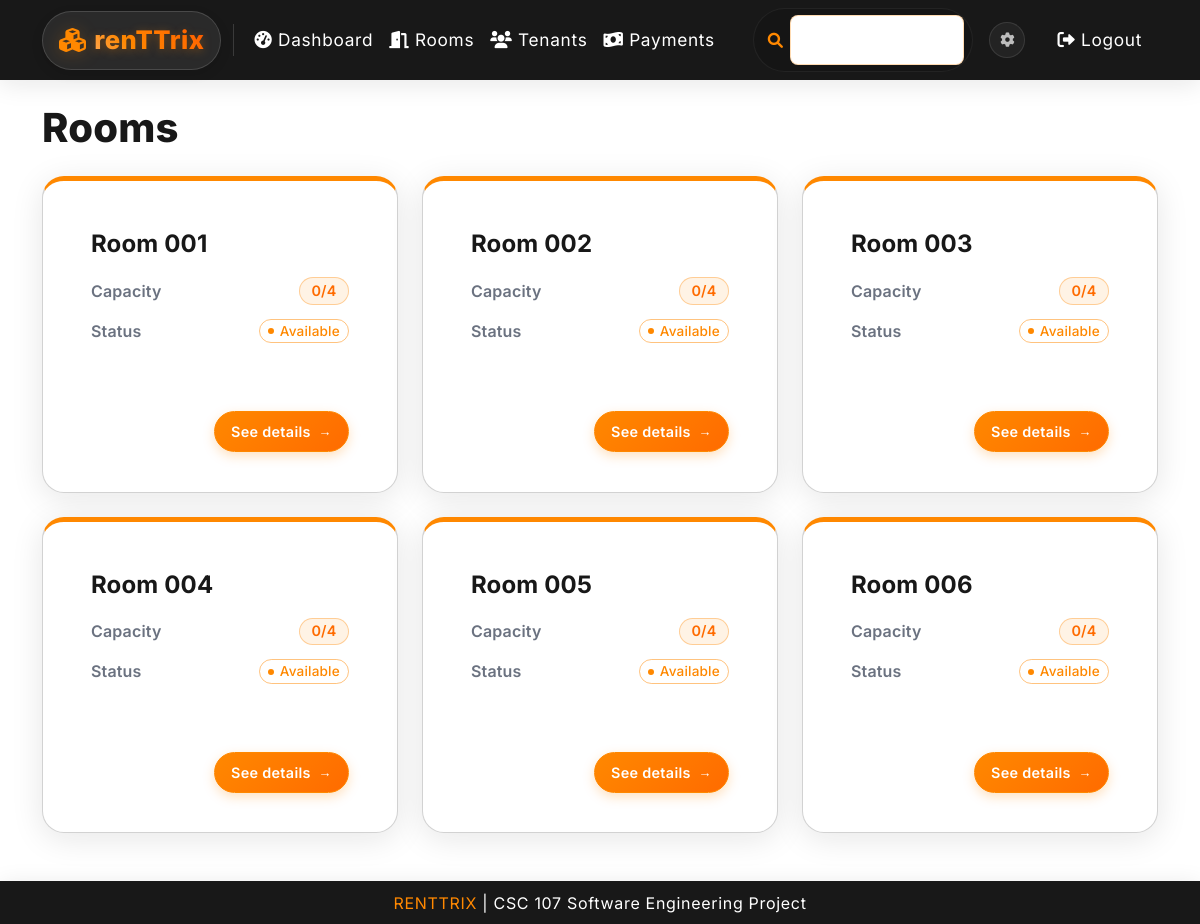
Page /tenant/rooms/ (signed in) on the committed database.
### core/models.py (models this page shows, shortened)
class Room(models.Model):
    room_number = models.CharField(max_length=10, unique=True)
    capacity = models.IntegerField(default=4)
    current_occupants = models.IntegerField(default=0)
    status = models.CharField(max_length=10, choices=[('vacant', 'Vacant'), ('full', 'Full')], default='vacant')
    created_at = models.DateTimeField(auto_now_add=True)
    updated_at = models.DateTimeField(auto_now=True)

### core/views.py (the view)
# urls.py: path('tenant/rooms/', views.tenant_room_list, name='tenant_room_list'),
@login_required
def tenant_room_list(request):
    rooms = Room.objects.all().order_by('room_number')
    return render(request, 'core/tenant_room_list.html', {
        'rooms': rooms,
    })

### templates/core/tenant_room_list.html (shortened to what this page needs)
{% extends 'base.html' %}
{% block content %}
<div class="row">
    <div class="col-12">
        <div class="d-flex justify-content-between align-items-center mb-4">
            <h1 class="mb-0">Rooms</h1>
        </div>
    </div>
</div>
<div class="row">
    {% for room in rooms %}
    <div class="col-md-4 mb-4">
        <div class="card h-100 position-relative room-card">
            <div class="card-body d-flex flex-column">
                <div class="mb-3">
                    <h4 class="card-title mb-0">Room {{ room.room_number }}</h4>
                </div>
                <div class="d-flex align-items-center justify-content-between mb-2">
                    <div class="text-muted fw-semibold fs-6">Capacity</div>
                    <span class="badge capacity-badge">{{ room.current_occupants }}/{{ room.capacity }}</span>
                </div>
                <div class="d-flex align-items-center justify-content-between mb-3">
                    <div class="text-muted fw-semibold fs-6">Status</div>
                    <span class="status-{% if room.current_occupants >= room.capacity %}full{% else %}vacant{% endif %}">
                        {% if room.current_occupants >= room.capacity %}Full{% else %}Available{% endif %}
                    </span>
                </div>
                <div class="mt-auto pt-2 d-flex justify-content-end align-items-center gap-3">
                    <a href="{% url 'tenant_room_detail' room.id %}"
                       class="btn-see-details">
                        See details
                    </a>
                </div>
            </div>
        </div>
    </div>
    {% empty %}
    <div class="col-12">
        <div class="alert alert-info">
            No rooms have been added yet.
        </div>
    </div>
    {% endfor %}
</div>
{% endblock %}

### static/css/style.css (style rules this page uses)
body { min-height: 100vh; display: flex; flex-direction: column; background: #fff; color: #181818; font-family: 'Inter', Arial, sans-serif; letter-spacing: 0.01em; line-height: 1.6; }
h1, h2, h3 { color: #181818; font-weight: 800; letter-spacing: 0.2px; line-height: 1.2; margin-bottom: 0.6rem; }
h4, h5, h6 { color: #181818; font-weight: 700; letter-spacing: 0.15px; line-height: 1.25; margin-bottom: 0.5rem; }
.text-muted { color: #6b7280 !important; }
.card, .modal-content { box-shadow: 0 6px 32px rgba(24,24,24,0.10); transition: all 0.3s ease; background: #fff; border-radius: 22px; border-top: 5px solid #ff8800 !important; margin-bottom: 2.5rem; padding: 1.5rem 1.5rem 1.2rem 1.5rem; }
.status-vacant, .status-full { display: inline-flex !important; align-items: center; gap: 6px; padding: 0.22em 0.6em !important; border-radius: 999px !important; font-weight: 500 !important; font-size: 0.85em !important; line-height: 1.2; background: transparent !important; }
.status-vacant { color: #ff8800 !important; border: 1px solid rgba(255, 136, 0, 0.5) !important; }
.status-vacant::before, .status-full::before { content: ''; width: 6px; height: 6px; border-radius: 50%; background: currentColor; display: inline-block; }
a, .link-orange { color: #ff8800; font-weight: 500; text-decoration: none; transition: color 0.2s; }
.badge { border-radius: 999px; font-size: 0.9em; padding: 0.28em 0.8em; font-weight: 600; }
.room-card { transition: all 0.3s ease; height: 100%; display: flex; flex-direction: column; }
.room-card .card-body { padding: 1.5rem 1.5rem 1.25rem 1.5rem; display: flex; flex-direction: column; flex: 1; }
.room-card .card-title { font-size: 1.5rem; font-weight: 700; color: #181818; margin-bottom: 0; }
.room-card .d-flex.justify-content-between { min-height: 32px; align-items: center; }
.capacity-badge { background: rgba(255,136,0,0.10) !important; color: #ff6b00 !important; border: 1px solid rgba(255,136,0,0.35) !important; font-weight: 600; font-size: 0.9em; padding: 0.4em 0.8em; }
.btn-see-details, .see-details-hover { border: 1.5px solid #ff8800; color: #ffffff; background: linear-gradient(135deg, #ff8800, #ff6b00); border-radius: 999px; padding: 0.5rem 1rem; font-weight: 600; font-size: 0.9em; letter-spacing: .3px; transition: all .3s ease; position: relative; text-decoration: none; display: inline-flex; align-items: center; white-space: nowrap; box-shadow: 0 4px 12px rgba(255, 136, 0, 0.25); }
.btn-see-details::after, .see-details-hover::after { content: '\2192'; font-size: 0.9em; margin-left: 8px; opacity: 1; transform: translateX(0); transition: opacity .3s ease, transform .3s ease; }

### static/css/forms.css (style rules this page uses)
.card, .card.shadow-sm, .card.shadow-sm.border-0, .card.border-0 { border-top: 5px solid #ff8800 !important; }

### templates/base.html (style rules this page uses)
a { text-decoration: none !important; }

### rows in the picture
Room: room_number "001", current_occupants "0", capacity "4", shows "Available"
Room: room_number "002", current_occupants "0", capacity "4", shows "Available"
Room: room_number "003", current_occupants "0", capacity "4", shows "Available"
Room: room_number "004", current_occupants "0", capacity "4", shows "Available"
Room: room_number "005", current_occupants "0", capacity "4", shows "Available"
Room: room_number "006", current_occupants "0", capacity "4", shows "Available"
